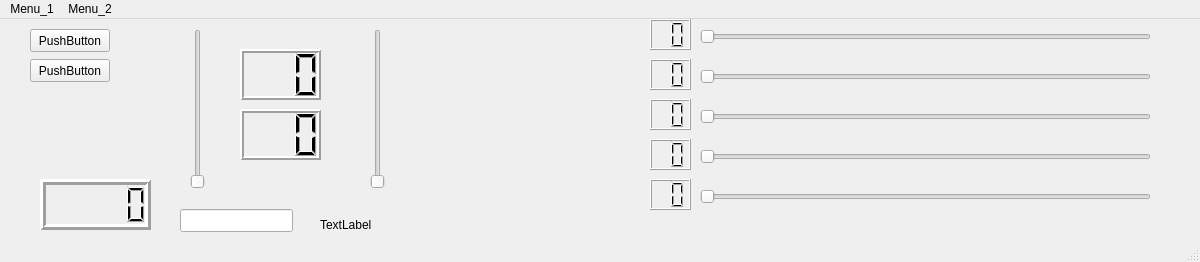
<?xml version="1.0" encoding="UTF-8"?>
<ui version="4.0">
 <class>MainWindow</class>
 <widget class="QMainWindow" name="MainWindow">
  <property name="geometry">
   <rect>
    <x>0</x>
    <y>0</y>
    <width>1200</width>
    <height>262</height>
   </rect>
  </property>
  <property name="windowTitle">
   <string>GE3</string>
  </property>
  <widget class="QWidget" name="centralwidget">
   <widget class="QPushButton" name="pushButton_1">
    <property name="geometry">
     <rect>
      <x>30</x>
      <y>10</y>
      <width>80</width>
      <height>23</height>
     </rect>
    </property>
    <property name="text">
     <string>PushButton</string>
    </property>
   </widget>
   <widget class="QPushButton" name="pushButton_2">
    <property name="geometry">
     <rect>
      <x>30</x>
      <y>40</y>
      <width>80</width>
      <height>23</height>
     </rect>
    </property>
    <property name="text">
     <string>PushButton</string>
    </property>
   </widget>
   <widget class="QSlider" name="verticalSlider_1">
    <property name="geometry">
     <rect>
      <x>190</x>
      <y>10</y>
      <width>16</width>
      <height>160</height>
     </rect>
    </property>
    <property name="maximum">
     <number>255</number>
    </property>
    <property name="orientation">
     <enum>Qt::Vertical</enum>
    </property>
   </widget>
   <widget class="QSlider" name="verticalSlider_2">
    <property name="geometry">
     <rect>
      <x>370</x>
      <y>10</y>
      <width>16</width>
      <height>160</height>
     </rect>
    </property>
    <property name="maximum">
     <number>255</number>
    </property>
    <property name="orientation">
     <enum>Qt::Vertical</enum>
    </property>
   </widget>
   <widget class="QSlider" name="horizontalSlider_1">
    <property name="geometry">
     <rect>
      <x>700</x>
      <y>10</y>
      <width>451</width>
      <height>16</height>
     </rect>
    </property>
    <property name="orientation">
     <enum>Qt::Horizontal</enum>
    </property>
   </widget>
   <widget class="QSlider" name="horizontalSlider_2">
    <property name="geometry">
     <rect>
      <x>700</x>
      <y>50</y>
      <width>451</width>
      <height>16</height>
     </rect>
    </property>
    <property name="orientation">
     <enum>Qt::Horizontal</enum>
    </property>
   </widget>
   <widget class="QLCDNumber" name="lcdNumber_1">
    <property name="geometry">
     <rect>
      <x>650</x>
      <y>0</y>
      <width>41</width>
      <height>31</height>
     </rect>
    </property>
    <property name="font">
     <font>
      <pointsize>10</pointsize>
      <weight>75</weight>
      <bold>true</bold>
     </font>
    </property>
    <property name="digitCount">
     <number>2</number>
    </property>
   </widget>
   <widget class="QLabel" name="label">
    <property name="geometry">
     <rect>
      <x>320</x>
      <y>190</y>
      <width>701</width>
      <height>31</height>
     </rect>
    </property>
    <property name="text">
     <string>TextLabel</string>
    </property>
   </widget>
   <widget class="QLineEdit" name="lineEdit">
    <property name="geometry">
     <rect>
      <x>180</x>
      <y>190</y>
      <width>113</width>
      <height>23</height>
     </rect>
    </property>
   </widget>
   <widget class="QSlider" name="horizontalSlider_3">
    <property name="geometry">
     <rect>
      <x>700</x>
      <y>90</y>
      <width>451</width>
      <height>16</height>
     </rect>
    </property>
    <property name="orientation">
     <enum>Qt::Horizontal</enum>
    </property>
   </widget>
   <widget class="QSlider" name="horizontalSlider_4">
    <property name="geometry">
     <rect>
      <x>700</x>
      <y>130</y>
      <width>451</width>
      <height>16</height>
     </rect>
    </property>
    <property name="orientation">
     <enum>Qt::Horizontal</enum>
    </property>
   </widget>
   <widget class="QSlider" name="horizontalSlider_5">
    <property name="geometry">
     <rect>
      <x>700</x>
      <y>170</y>
      <width>451</width>
      <height>16</height>
     </rect>
    </property>
    <property name="orientation">
     <enum>Qt::Horizontal</enum>
    </property>
   </widget>
   <widget class="QLCDNumber" name="lcdNumber_2">
    <property name="geometry">
     <rect>
      <x>650</x>
      <y>40</y>
      <width>41</width>
      <height>31</height>
     </rect>
    </property>
    <property name="font">
     <font>
      <pointsize>10</pointsize>
      <weight>75</weight>
      <bold>true</bold>
     </font>
    </property>
    <property name="digitCount">
     <number>2</number>
    </property>
   </widget>
   <widget class="QLCDNumber" name="lcdNumber_3">
    <property name="geometry">
     <rect>
      <x>650</x>
      <y>80</y>
      <width>41</width>
      <height>31</height>
     </rect>
    </property>
    <property name="font">
     <font>
      <pointsize>10</pointsize>
      <weight>75</weight>
      <bold>true</bold>
     </font>
    </property>
    <property name="digitCount">
     <number>2</number>
    </property>
   </widget>
   <widget class="QLCDNumber" name="lcdNumber_4">
    <property name="geometry">
     <rect>
      <x>650</x>
      <y>120</y>
      <width>41</width>
      <height>31</height>
     </rect>
    </property>
    <property name="font">
     <font>
      <pointsize>10</pointsize>
      <weight>75</weight>
      <bold>true</bold>
     </font>
    </property>
    <property name="digitCount">
     <number>2</number>
    </property>
   </widget>
   <widget class="QLCDNumber" name="lcdNumber_5">
    <property name="geometry">
     <rect>
      <x>650</x>
      <y>160</y>
      <width>41</width>
      <height>31</height>
     </rect>
    </property>
    <property name="font">
     <font>
      <pointsize>10</pointsize>
      <weight>75</weight>
      <bold>true</bold>
     </font>
    </property>
    <property name="digitCount">
     <number>2</number>
    </property>
   </widget>
   <widget class="QLCDNumber" name="lcdNumber_6">
    <property name="geometry">
     <rect>
      <x>240</x>
      <y>30</y>
      <width>81</width>
      <height>51</height>
     </rect>
    </property>
    <property name="font">
     <font>
      <pointsize>10</pointsize>
      <weight>75</weight>
      <bold>true</bold>
     </font>
    </property>
    <property name="lineWidth">
     <number>2</number>
    </property>
    <property name="digitCount">
     <number>3</number>
    </property>
   </widget>
   <widget class="QLCDNumber" name="lcdNumber_7">
    <property name="geometry">
     <rect>
      <x>240</x>
      <y>90</y>
      <width>81</width>
      <height>51</height>
     </rect>
    </property>
    <property name="font">
     <font>
      <pointsize>10</pointsize>
      <weight>75</weight>
      <bold>true</bold>
     </font>
    </property>
    <property name="lineWidth">
     <number>2</number>
    </property>
    <property name="digitCount">
     <number>3</number>
    </property>
   </widget>
   <widget class="QLCDNumber" name="lcdNumber_8">
    <property name="geometry">
     <rect>
      <x>40</x>
      <y>160</y>
      <width>111</width>
      <height>51</height>
     </rect>
    </property>
    <property name="font">
     <font>
      <pointsize>10</pointsize>
      <weight>75</weight>
      <bold>true</bold>
     </font>
    </property>
    <property name="lineWidth">
     <number>3</number>
    </property>
   </widget>
  </widget>
  <widget class="QMenuBar" name="menubar">
   <property name="geometry">
    <rect>
     <x>0</x>
     <y>0</y>
     <width>1200</width>
     <height>26</height>
    </rect>
   </property>
   <widget class="QMenu" name="menuMenu_1">
    <property name="title">
     <string>Menu_1</string>
    </property>
   </widget>
   <widget class="QMenu" name="menuMenu_2">
    <property name="title">
     <string>Menu_2</string>
    </property>
   </widget>
   <addaction name="menuMenu_1"/>
   <addaction name="menuMenu_2"/>
  </widget>
  <widget class="QStatusBar" name="statusbar"/>
  <action name="actionMenu_2">
   <property name="text">
    <string>Submenu_2</string>
   </property>
  </action>
 </widget>
 <resources/>
 <connections/>
</ui>
